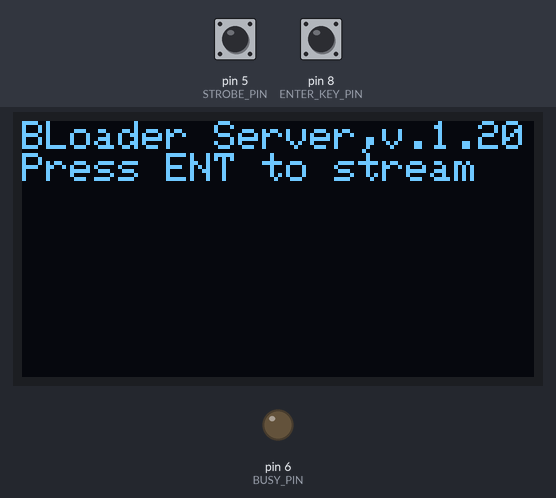
A sketch run on a simulated Arduino Uno, built with avr-gcc and run on an emulated ATmega328P. On the bench: 128×64 one-colour display, output pins drawn as LEDs (lit = HIGH). The inputs (shaded band) are chosen by the test bench; at power-on: pin 8 (ENTER_KEY_PIN) HIGH, pin 5 (STROBE_PIN) LOW. What the sketch prints to the serial monitor is not drawn.

Above: at 0.8 s.
0.9 s: pin 8 (ENTER_KEY_PIN) pulled LOW for 0.15 s
At 2.0 s:
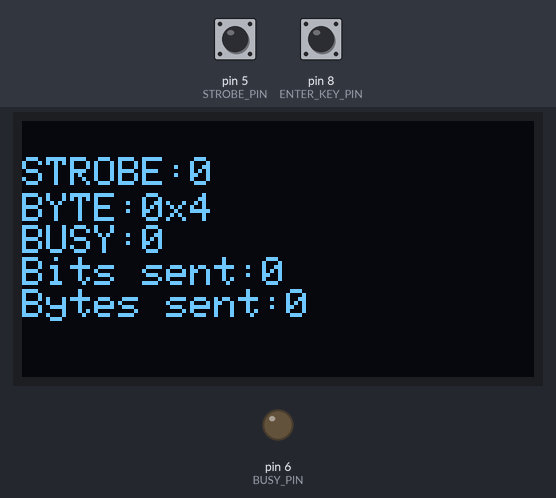
2.5 s: pin 5 (STROBE_PIN) driven HIGH
At 3.7 s:
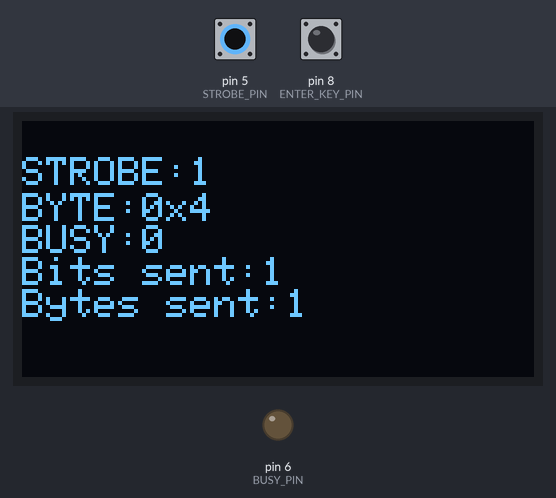
4.0 s: pin 5 (STROBE_PIN) driven LOW
At 4.7 s:
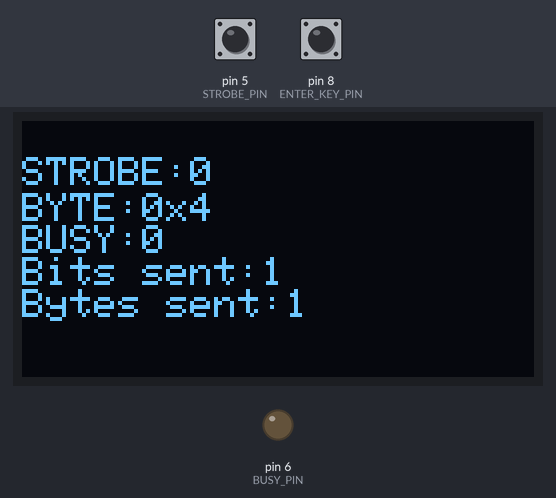
5.5 s: pin 5 (STROBE_PIN) pulsed HIGH 5 times (0.12 s each, 0.3 s apart)
At 7.7 s:
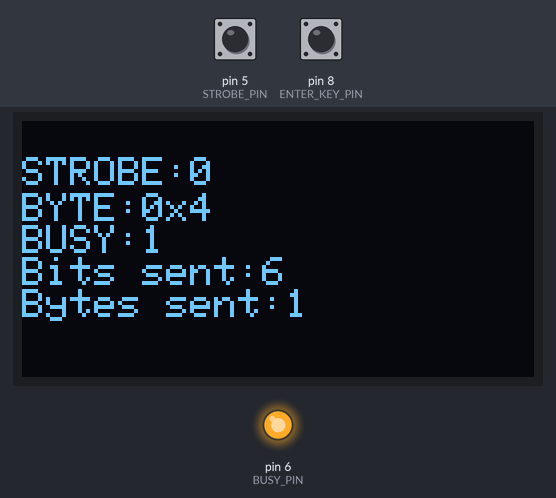
Timing chart, 0 to 9.2 s (numbered marks = the images above; inputs shaded):
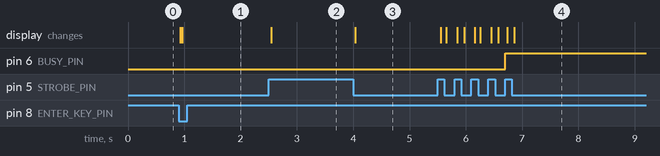

Measured:
- after the input at 0.9 s, the display: first changes at once (image 1 shows a later state)
- after the input at 2.5 s, the display: changes after 0.05 s (image 2)
- after the input at 4.0 s, the display: changes at once (image 3)
- after the input at 5.5 s, pin 6 (BUSY_PIN): LOW → HIGH after 1.2 s; the display: first changes after 0.06 s (image 4 shows a later state)

The sketch:

BLoadServer.ino
```cpp
/*
 * MPF-II BASIC Data Loader, proof-of-concept
 */
#include <stdint.h>
#include <Wire.h>
#include <Adafruit_GFX.h>     // https://github.com/adafruit/Adafruit-GFX-Library
#include <Adafruit_SH1106.h>  // https://github.com/wonho-maker/Adafruit_SH1106

#define SERIAL_IN_USE

#define OLED_RESET_PIN        4

#define LEFT_UP_KEY_PIN       9   // INPUT_PULLUP
#define ENTER_KEY_PIN         8   // INPUT_PULLUP
#define RIGHT_DOWN_KEY_PIN    7   // INPUT_PULLUP
#define BUSY_PIN              6   // OUTPUT
#define STROBE_PIN            5   // INPUT

#define MAX_DATA_BLOCK_SIZE 32
struct DataBlock {
  uint16_t addressToLoad;
  uint16_t dataSizeToLoad;
  uint8_t dataBuf[MAX_DATA_BLOCK_SIZE];
};

const char ver[] = {"v.1.20"};

const uint8_t helloWorld[] = {
    0xA2, 0x00, 0xBD, 0x11, 0x04, 0xC9, 0xFF, 0xD0,
    0x01, 0x60, 0x20, 0xED, 0xFD, 0xE8, 0x4C, 0x02,
    0x04, 0xC8, 0xC5, 0xCC, 0xCC, 0xCF, 0xA0, 0xD7,
    0xCF, 0xD2, 0xCC, 0xC4, 0x8D, 0xFF, 0xFF, 0x00
};

Adafruit_SH1106 disp(OLED_RESET_PIN);
DataBlock data;
uint8_t *dataPtr = reinterpret_cast<uint8_t *>(&data);
int bitCount = 7;
uint8_t dataByte = 0;
int dataBit = 0;
int strobeZeroToOneCounter = 0;
int bytesCounter = 0;
volatile int strobeSignal = 0;
volatile int prevStrobeSignal = 0;

inline uint16_t swap_uint16(uint16_t val) {
  return (((val & 0x00FF) << 8) | ((val & 0xFF00) >> 8));
}

void swap_endiannes(uint8_t *buf, int buf_size) {
  uint16_t *p = (uint16_t *)buf;
  for (int i = 0; i < buf_size / 2; i++) {
    uint16_t temp = *p;
    *p = swap_uint16(temp);
    p++;
  }
}

void initHW() {
  pinMode(BUSY_PIN, OUTPUT);
  pinMode(STROBE_PIN, INPUT);
  pinMode(LEFT_UP_KEY_PIN, INPUT_PULLUP);
  pinMode(ENTER_KEY_PIN, INPUT_PULLUP);
  pinMode(RIGHT_DOWN_KEY_PIN, INPUT_PULLUP);
}

void splashScreen() {
  disp.clearDisplay();
  disp.setTextSize(1);
  disp.setTextColor(WHITE);
  disp.setCursor(0, 0);
  disp.print(F("BLoader Server,"));
  disp.println(ver);
}

void showStrobe(int val) {
  disp.setCursor(0, 9);
  disp.print(F("STROBE:"));
  disp.println(val);
}

void showByte(int val) {
  disp.setCursor(0, 18);
  disp.print(F("BYTE:0x"));
  disp.println(val, HEX);
}

void showBusy(int val) {
  disp.setCursor(0, 26);
  disp.print(F("BUSY:"));
  disp.println(val);
}

void showBitsSent(int val) {
  disp.setCursor(0, 34);
  disp.print(F("Bits sent:"));
  disp.println(val);
}

void showBytesSent(int val) {
  disp.setCursor(0, 42);
  disp.print(F("Bytes sent:"));
  disp.println(val);
}

void setup() {
  initHW();
  digitalWrite(BUSY_PIN, LOW);

#ifdef SERIAL_IN_USE
  Serial.begin(115200);

  if ((sizeof(DataBlock) % 2) != 0) {
    Serial.print(F("sizeof(DataBlock) should be even!"));
    while (1);
  }

  Serial.print(F("BLoader server test,"));
  Serial.println(ver);
#endif

  disp.begin(SH1106_SWITCHCAPVCC, 0x3C);
  splashScreen();
  disp.print(F("Press ENT to stream"));
  disp.display();
  while (digitalRead(ENTER_KEY_PIN) == HIGH);
  disp.clearDisplay();
  disp.display();
  memset(dataPtr, 0, sizeof(data));

  data.addressToLoad = 0x400;
  int sizeOfHelloWorld = (int)sizeof(helloWorld);
  data.dataSizeToLoad = sizeOfHelloWorld;
  memcpy(&data.dataBuf, helloWorld, sizeOfHelloWorld);

#ifdef SERIAL_IN_USE
  Serial.print(F("data.addressToLoad: "));
  Serial.println(data.addressToLoad);
  Serial.print(F("data.dataSizeToLoad: "));
  Serial.println(data.dataSizeToLoad);
  Serial.print(F("data.dataBuf[0]: 0x"));
  Serial.println(data.dataBuf[0], HEX);
  Serial.print(F("data.dataBuf[7]: 0x"));
  Serial.println(data.dataBuf[7], HEX);
#endif

  // Convert the header to big endian
  swap_endiannes(dataPtr, sizeof(uint16_t) * 2);
  dataByte = *dataPtr;
}

void loop() {
  strobeSignal = digitalRead(STROBE_PIN);
  if (strobeSignal > 0 && prevStrobeSignal == 0) {
    if (bitCount == 7) {
      dataByte = *dataPtr;
      dataPtr++;
      bytesCounter++;
    }

    dataBit = ((dataByte >> bitCount) & 0x01);
    digitalWrite(BUSY_PIN, dataBit);
    bitCount--;

    if (bitCount < 0) {
      bitCount = 7;
    }

#ifdef SERIAL_IN_USE
    Serial.print("#");
    Serial.print(strobeZeroToOneCounter);
    Serial.print(F(",bit:"));
    Serial.println(dataBit);
#endif
    strobeZeroToOneCounter++;
  }

  prevStrobeSignal = strobeSignal;
  showStrobe(strobeSignal);
  showByte(dataByte);
  showBusy(dataBit);
  showBitsSent(strobeZeroToOneCounter);
  showBytesSent(bytesCounter);
  disp.display();
  disp.clearDisplay();
}
```
